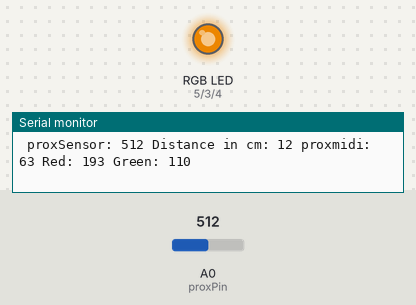
A sketch run on a simulated Teensy 4. Shown: an RGB LED mixed from three pins (HIGH = lit), the last lines printed to the serial monitor. The inputs (shaded band) are chosen by the test bench; at power-on: A0 (proxPin) = 512. Dim RGB values are drawn brighter than linear.

Above: at 1.2 s.
1.3 s: A0 (proxPin) set to 716
At 1.7 s:
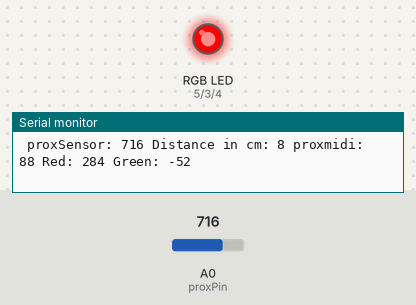
2.8 s: A0 (proxPin) set to 306
At 4.0 s:
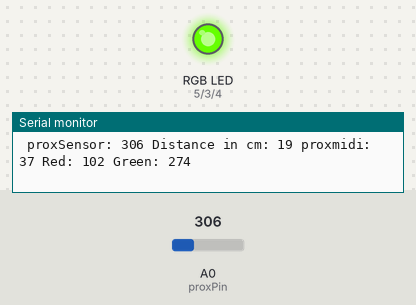
4.3 s: A0 (proxPin) set to 122
At 5.5 s:
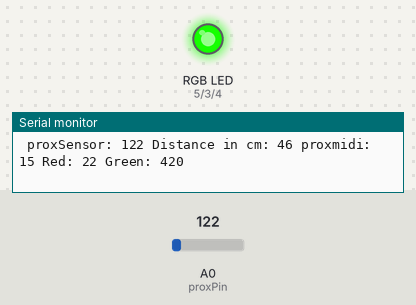
5.8 s: A0 (proxPin) set to 10
At 7.0 s:
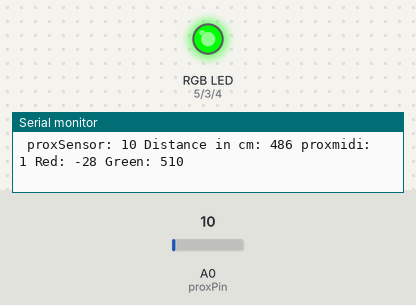
7.3 s: A0 (proxPin) set to 900
At 8.5 s:
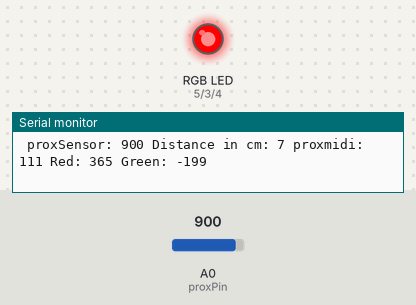
8.8 s: A0 (proxPin) set to 0
At 10.1 s:
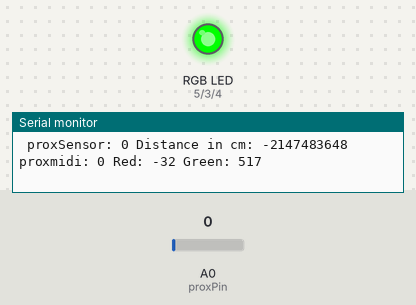
Timing chart, 0 to 11.3 s (numbered marks = the images above; inputs shaded):
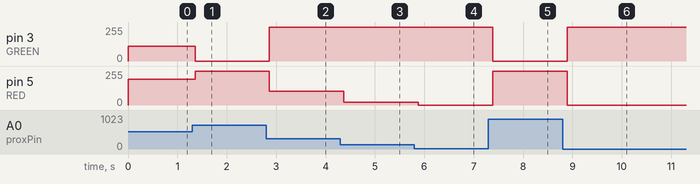

Measured:
- after the input at 1.3 s, pin 3 (GREEN): 110/255 → 0/255 after 0.06 s; pin 5 (RED): 193/255 → 255/255 after 0.06 s
- after the input at 2.8 s, pin 3 (GREEN): 0/255 → 255/255 after 0.07 s; pin 5 (RED): 255/255 → 102/255 after 0.07 s
- after the input at 4.3 s, pin 5 (RED): 102/255 → 22/255 after 0.07 s
- after the input at 5.8 s, pin 5 (RED): 22/255 → 0/255 after 0.08 s
- after the input at 7.3 s, pin 3 (GREEN): 255/255 → 0/255 after 0.09 s; pin 5 (RED): 0/255 → 255/255 after 0.09 s
- after the input at 8.8 s, pin 3 (GREEN): 0/255 → 255/255 after 0.10 s; pin 5 (RED): 255/255 → 0/255 after 0.10 s

The sketch:

proxSensor.ino
```cpp
// these constants won't change:

#include <MIDI.h>
const int channel = 1;

#define GREEN 3
#define BLUE 4
#define RED 5

const int proxPin = A0;
const int threshold = 20;  // threshold value to decide when the piezo was hit strongly enough

int proxMidiold = 0;
int proxMidi = 0;
int delayMidi = 0;


void setup() {
digitalWrite(proxPin, INPUT);//enable pullup resistor

  pinMode(GREEN, OUTPUT);
  pinMode(BLUE, OUTPUT);
  pinMode(RED, OUTPUT);

 Serial.begin(9600);       // use the serial port
}

void loop() {


  int proxSensor = analogRead(proxPin);
  int proxCm = 4192.936 * pow(proxSensor,-0.935);
  int proxMidi = map (proxSensor, 0, 1023, 0, 127);

  int redVal = map (proxSensor, 300, 650, 100, 255);
  int greenVal = map (proxSensor, 330, 650, 255, 0);

  /*if (proxmidiold != proxmidi) {
      usbMIDI.sendNoteOff(proxmidiold, 123, channel);
      usbMIDI.sendNoteOn(proxmidi, 123, channel);
      Serial.print(" proxSensor: ");
      Serial.print(proxReading);
      Serial.print(" proxmidi: ");
      Serial.println(proxmidi);
  }
      proxmidiold = proxmidi;
*/

   usbMIDI.sendNoteOn(proxMidi, 123, channel);
   analogWrite(GREEN, greenVal);
   analogWrite(RED, redVal);
   delay (100);
   usbMIDI.sendNoteOff(proxMidi ,123, channel);
    while (usbMIDI.read()) ; // read and discard any incoming MIDI messages


    Serial.print(" proxSensor: ");
    Serial.print(proxSensor);
    Serial.print(" Distance in cm: ");
    Serial.print(proxCm);
    Serial.print(" proxmidi: ");
    Serial.print(proxMidi);
    Serial.print(" Red: ");
    Serial.print(redVal);
    Serial.print(" Green: ");
    Serial.println(greenVal);

    delay(50);
  //delaymidi = map (proxmidi, 38, 127, 127, 0);
  //delay(delaymidi);   //changes tempo according to distance: lower notes are played slower and vice versa
}
```
